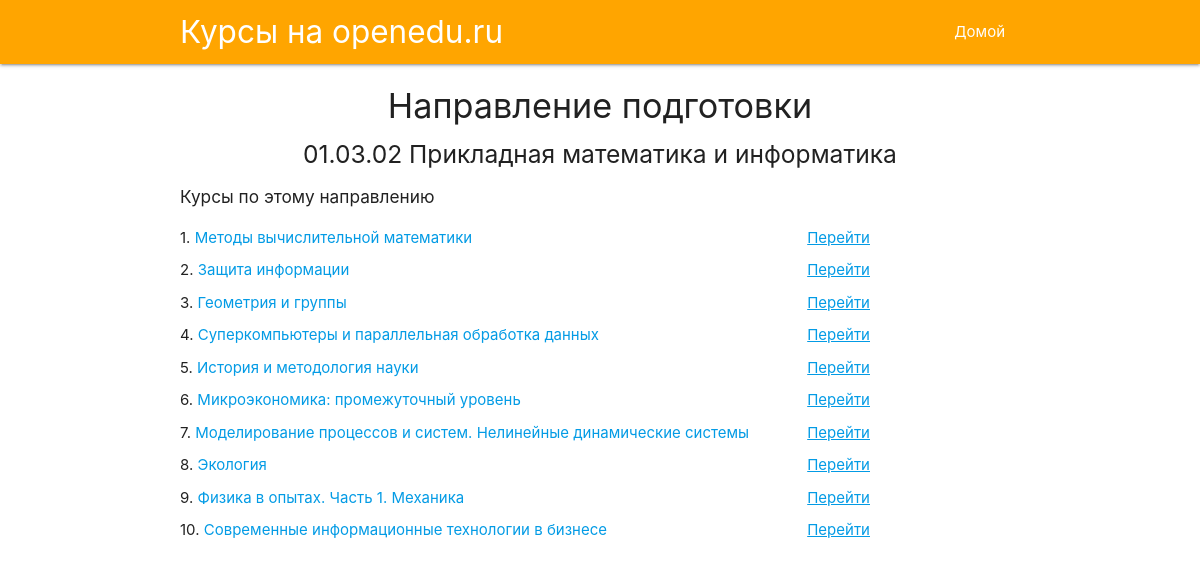
The page /direction/161/ on the database its author committed.
### courses/models.py (models this page shows)
class Direction(models.Model):
    id = models.IntegerField(primary_key=True)
    name = models.CharField(max_length=220)
    code = models.CharField(max_length=220)
    class Meta:
        ordering = ['code']

class Course(models.Model):
    id = models.IntegerField(primary_key=True)
    name = models.CharField(max_length=220)
    url = models.CharField(max_length=220)
    directions = models.ManyToManyField('Direction')

### courses/views.py (the view)
# urls.py: path('direction/<int:direction_id>/', views.direction_description, name='direction_description'),
def direction_description(request, direction_id):
    direction = {
        'direction': Direction.objects.filter(id=direction_id).first()
    }
    return render(request, 'direction_description.html', direction)

### courses/templates/direction_description.html
{% extends 'base.html' %}
{% block content %}
<h4 style="text-align: center">Направление подготовки</h4>
<h5 style="text-align: center">
        {{direction.code}}  {{direction.name}}
</h5>
<h6 style="margin-bottom: 20px; margin-top: 20px;">Курсы по этому направлению</h6>
{% for course in direction.course_set.all %}
    <div style="margin-top: 10px;">
        {{forloop.counter}}.
        <a href="{% url 'course_description' course.id %}" >
            {{course.name}}
        </a>
        <a href="https://openedu.ru/{{course.url}}" class="right" style="margin-right: 150px;"><u>Перейти</u></a>
    </div>
{% endfor %}
{% endblock content %}

### rows shown on the page
Direction: code "01.03.02", name "Прикладная математика и информатика"
Course: name "Методы вычислительной математики"
Course: name "Защита информации"
Course: name "Геометрия и группы"
Course: name "Суперкомпьютеры и параллельная обработка данных"
Course: name "История и методология науки"
Course: name "Микроэкономика: промежуточный уровень"
Course: name "Моделирование процессов и систем. Нелинейные динамические системы"
Course: name "Экология"
Course: name "Физика в опытах. Часть 1. Механика"
Course: name "Современные информационные технологии в бизнесе"
